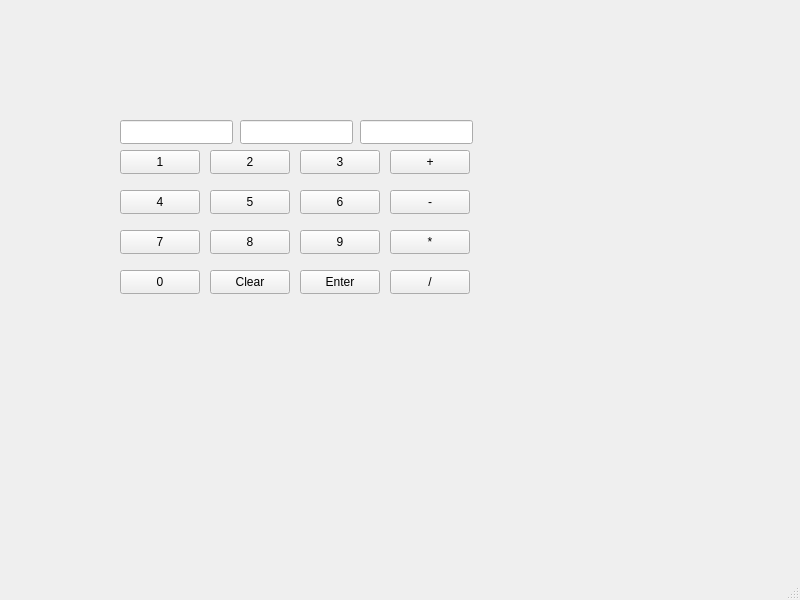
<?xml version="1.0" encoding="UTF-8"?>
<ui version="4.0">
 <class>MainWindow</class>
 <widget class="QMainWindow" name="MainWindow">
  <property name="geometry">
   <rect>
    <x>0</x>
    <y>0</y>
    <width>800</width>
    <height>600</height>
   </rect>
  </property>
  <property name="windowTitle">
   <string>MainWindow</string>
  </property>
  <widget class="QWidget" name="centralwidget">
   <widget class="QPushButton" name="btn1">
    <property name="geometry">
     <rect>
      <x>120</x>
      <y>150</y>
      <width>80</width>
      <height>24</height>
     </rect>
    </property>
    <property name="text">
     <string>1</string>
    </property>
   </widget>
   <widget class="QPushButton" name="btn2">
    <property name="geometry">
     <rect>
      <x>210</x>
      <y>150</y>
      <width>80</width>
      <height>24</height>
     </rect>
    </property>
    <property name="text">
     <string>2</string>
    </property>
   </widget>
   <widget class="QPushButton" name="btn3">
    <property name="geometry">
     <rect>
      <x>300</x>
      <y>150</y>
      <width>80</width>
      <height>24</height>
     </rect>
    </property>
    <property name="text">
     <string>3</string>
    </property>
   </widget>
   <widget class="QPushButton" name="btnAdd">
    <property name="geometry">
     <rect>
      <x>390</x>
      <y>150</y>
      <width>80</width>
      <height>24</height>
     </rect>
    </property>
    <property name="text">
     <string>+</string>
    </property>
   </widget>
   <widget class="QPushButton" name="btn4">
    <property name="geometry">
     <rect>
      <x>120</x>
      <y>190</y>
      <width>80</width>
      <height>24</height>
     </rect>
    </property>
    <property name="text">
     <string>4</string>
    </property>
   </widget>
   <widget class="QPushButton" name="btn5">
    <property name="geometry">
     <rect>
      <x>210</x>
      <y>190</y>
      <width>80</width>
      <height>24</height>
     </rect>
    </property>
    <property name="text">
     <string>5</string>
    </property>
   </widget>
   <widget class="QPushButton" name="btn6">
    <property name="geometry">
     <rect>
      <x>300</x>
      <y>190</y>
      <width>80</width>
      <height>24</height>
     </rect>
    </property>
    <property name="text">
     <string>6</string>
    </property>
   </widget>
   <widget class="QPushButton" name="btnSub">
    <property name="geometry">
     <rect>
      <x>390</x>
      <y>190</y>
      <width>80</width>
      <height>24</height>
     </rect>
    </property>
    <property name="text">
     <string>-</string>
    </property>
   </widget>
   <widget class="QPushButton" name="btn7">
    <property name="geometry">
     <rect>
      <x>120</x>
      <y>230</y>
      <width>80</width>
      <height>24</height>
     </rect>
    </property>
    <property name="text">
     <string>7</string>
    </property>
   </widget>
   <widget class="QPushButton" name="btn8">
    <property name="geometry">
     <rect>
      <x>210</x>
      <y>230</y>
      <width>80</width>
      <height>24</height>
     </rect>
    </property>
    <property name="text">
     <string>8</string>
    </property>
   </widget>
   <widget class="QPushButton" name="btn9">
    <property name="geometry">
     <rect>
      <x>300</x>
      <y>230</y>
      <width>80</width>
      <height>24</height>
     </rect>
    </property>
    <property name="text">
     <string>9</string>
    </property>
   </widget>
   <widget class="QPushButton" name="btnMul">
    <property name="geometry">
     <rect>
      <x>390</x>
      <y>230</y>
      <width>80</width>
      <height>24</height>
     </rect>
    </property>
    <property name="text">
     <string>*</string>
    </property>
   </widget>
   <widget class="QPushButton" name="btn0">
    <property name="geometry">
     <rect>
      <x>120</x>
      <y>270</y>
      <width>80</width>
      <height>24</height>
     </rect>
    </property>
    <property name="text">
     <string>0</string>
    </property>
   </widget>
   <widget class="QPushButton" name="btnClear">
    <property name="geometry">
     <rect>
      <x>210</x>
      <y>270</y>
      <width>80</width>
      <height>24</height>
     </rect>
    </property>
    <property name="text">
     <string>Clear</string>
    </property>
   </widget>
   <widget class="QPushButton" name="btnEnter">
    <property name="geometry">
     <rect>
      <x>300</x>
      <y>270</y>
      <width>80</width>
      <height>24</height>
     </rect>
    </property>
    <property name="text">
     <string>Enter</string>
    </property>
   </widget>
   <widget class="QPushButton" name="btnDiv">
    <property name="geometry">
     <rect>
      <x>390</x>
      <y>270</y>
      <width>80</width>
      <height>24</height>
     </rect>
    </property>
    <property name="text">
     <string>/</string>
    </property>
   </widget>
   <widget class="QLineEdit" name="lineOne">
    <property name="geometry">
     <rect>
      <x>120</x>
      <y>120</y>
      <width>113</width>
      <height>24</height>
     </rect>
    </property>
   </widget>
   <widget class="QLineEdit" name="lineTwo">
    <property name="geometry">
     <rect>
      <x>240</x>
      <y>120</y>
      <width>113</width>
      <height>24</height>
     </rect>
    </property>
   </widget>
   <widget class="QLineEdit" name="lineResult">
    <property name="geometry">
     <rect>
      <x>360</x>
      <y>120</y>
      <width>113</width>
      <height>24</height>
     </rect>
    </property>
   </widget>
  </widget>
  <widget class="QMenuBar" name="menubar">
   <property name="geometry">
    <rect>
     <x>0</x>
     <y>0</y>
     <width>800</width>
     <height>21</height>
    </rect>
   </property>
  </widget>
  <widget class="QStatusBar" name="statusbar"/>
 </widget>
 <resources/>
 <connections/>
</ui>
